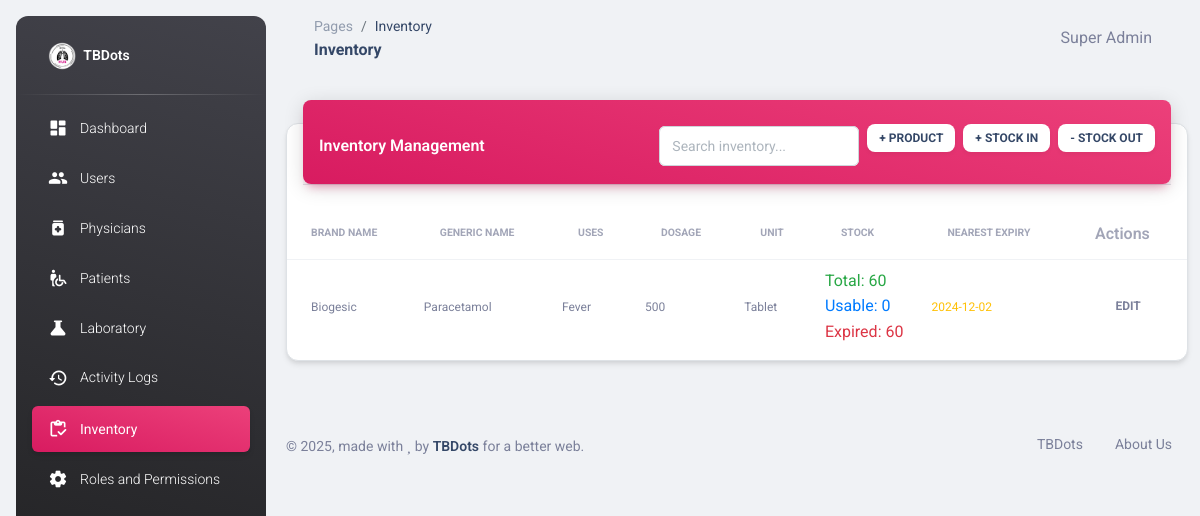
Page /inventory.php (signed in) on the committed database.
### tables this page shows
CREATE TABLE IF NOT EXISTS `products` (
  `id` int NOT NULL AUTO_INCREMENT,
  `brand_name` varchar(255) NOT NULL,
  `generic_name` varchar(255) NOT NULL,
  `uses` text,
  `dosage` varchar(255) DEFAULT NULL,
  `unit_of_measure` varchar(50) NOT NULL,
  `created_at` timestamp NULL DEFAULT CURRENT_TIMESTAMP,
  PRIMARY KEY (`id`)
);

### inventory.php (the view, shortened to what this page needs)
<?php
require_once "connection/db.php";
include_once('head.php');
$sql = "SELECT p.*,
        COALESCE(SUM(i.quantity), 0) as total_stock,
        MIN(i.expiration_date) as nearest_expiry,
        GROUP_CONCAT(
            CONCAT(i.batch_number, ':', i.quantity, ':', i.expiration_date)
            ORDER BY i.expiration_date ASC
            SEPARATOR '|'
        ) as batch_details
        FROM products p
        LEFT JOIN inventory i ON p.id = i.product_id
        GROUP BY p.id";
$products = $conn->query($sql);
?>
<body class="g-sidenav-show bg-gray-200">
    <?php include_once('sidebar.php'); ?>
    <main class="main-content position-relative max-height-vh-100 h-100 border-radius-lg">
        <?php include_once('navbar.php'); ?>
        <div class="container-fluid py-4">
            <div class="row">
                <div class="col-12">
                    <div class="card my-4">
                        <div class="card-header p-0 position-relative mt-n4 mx-3 z-index-2">
                            <div class="bg-gradient-primary shadow-primary border-radius-lg pt-4 pb-3">
                                <div class="d-flex justify-content-between align-items-center px-3">
                                    <h6 class="text-white text-capitalize mb-0">Inventory Management</h6>
                                    <div class="d-flex align-items-center gap-2">
                                        <div class="input-group input-group-outline bg-white rounded">
                                            <input type="text" id="searchInventory" class="form-control" placeholder="Search inventory...">
                                        </div>
                                        <button type="button" class="btn bg-white btn-sm" data-bs-toggle="modal" data-bs-target="#addProductModal">
                                            + Product
                                        </button>
                                        <button type="button" class="btn bg-white btn-sm" data-bs-toggle="modal" data-bs-target="#addInventoryModal">
                                            + Stock In
                                        </button>
                                        <button type="button" class="btn bg-white btn-sm" data-bs-toggle="modal" data-bs-target="#inventoryOutModal">
                                            - Stock Out
                                        </button>
                                    </div>
                                </div>
                            </div>
                        </div>
                        <div class="card-body px-0 pb-2">
                            <div class="table-responsive p-0">
                                <table class="table align-items-center mb-0" id="inventoryTable">
                                    <thead>
                                        <tr>
                                            <th class="text-uppercase text-secondary text-xxs font-weight-bolder opacity-7">Brand Name</th>
                                            <th class="text-uppercase text-secondary text-xxs font-weight-bolder opacity-7">Generic Name</th>
                                            <th class="text-uppercase text-secondary text-xxs font-weight-bolder opacity-7">Uses</th>
                                            <th class="text-uppercase text-secondary text-xxs font-weight-bolder opacity-7">Dosage</th>
                                            <th class="text-uppercase text-secondary text-xxs font-weight-bolder opacity-7">Unit</th>
                                            <th class="text-uppercase text-secondary text-xxs font-weight-bolder opacity-7">Stock</th>
                                            <th class="text-uppercase text-secondary text-xxs font-weight-bolder opacity-7">Nearest Expiry</th>
                                            <th class="text-secondary opacity-7">Actions</th>
                                        </tr>
                                    </thead>
                                    <tbody>
                                        <?php while($row = $products->fetch_assoc()): ?>
                                            <?php
                                            $usable_stock = 0;
                                            $expired_stock = 0;
                                            if ($row['batch_details']) {
                                                $batches = explode('|', $row['batch_details']);
                                                foreach ($batches as $batch) {
                                                    list($batchNumber, $quantity, $expiryDate) = explode(':', $batch);
                                                    if (strtotime($expiryDate) > time()) {
                                                        $usable_stock += $quantity;
                                                    } else {
                                                        $expired_stock += $quantity;
                                                    }
                                                }
                                            }
                                            ?>
                                            <tr onclick="showProductDetails(<?php echo htmlspecialchars(json_encode($row)); ?>)" style="cursor: pointer;">
                                                <td class="ps-4"><span class="text-secondary text-xs"><?php echo htmlspecialchars($row['brand_name']); ?></span></td>
                                                <td><span class="text-secondary text-xs"><?php echo htmlspecialchars($row['generic_name']); ?></span></td>
                                                <td><span class="text-secondary text-xs"><?php echo htmlspecialchars($row['uses']); ?></span></td>
                                                <td><span class="text-secondary text-xs"><?php echo htmlspecialchars($row['dosage']); ?></span></td>
                                                <td><span class="text-secondary text-xs"><?php echo htmlspecialchars($row['unit_of_measure']); ?></span></td>
                                                <td>
                                                    <div class="stock-info">
                                                        <span class="total-stock">Total: <?php echo $row['total_stock']; ?></span><br>
                                                        <span class="usable-stock">Usable: <?php echo $usable_stock; ?></span><br>
                                                        <span class="expired-stock">Expired: <?php echo $expired_stock; ?></span>
                                                    </div>
                                                </td>
                                                <td>
                                                    <span class="text-xs <?php echo ($row['nearest_expiry'] && strtotime($row['nearest_expiry']) < strtotime('+30 days')) ? 'expiry-warning' : ''; ?>">
                                                        <?php echo $row['nearest_expiry'] ? date('Y-m-d', strtotime($row['nearest_expiry'])) : 'N/A'; ?>
                                                    </span>
                                                </td>
                                                <td class="align-middle">
                                                    <button onclick='editProduct(<?php echo json_encode($row); ?>)' class="btn btn-link text-secondary mb-0">
                                                        <i class="fa fa-edit text-xs"></i> Edit
                                                    </button>
                                                </td>
                                            </tr>
                                        <?php endwhile; ?>
                                    </tbody>
                                </table>
                            </div>
                        </div>
                    </div>
                </div>
            </div>
        </div>
        <?php include_once('footer.php'); ?>
    </main>
</body>
</html>

### inventory.php (style rules this page uses)
.expiry-warning { color: #ffc107; }
.form-control { border: 1px solid #ced4da !important; background-color: #fff !important; padding: 0.375rem 0.75rem !important; }
.card { margin-bottom: 1.5rem; border: 1px solid #dee2e6; }
.card-header { background-color: #f8f9fa; padding: 0.75rem 1.25rem; border-bottom: 1px solid #dee2e6; }
.card-body { padding: 1.25rem; }
.btn.btn-sm { padding: 8px 12px !important; font-size: 12px !important; line-height: 1 !important; white-space: nowrap !important; min-width: fit-content !important; }
.btn.bg-white { color: #344767 !important; border: none !important; box-shadow: 0 2px 4px rgba(0,0,0,0.05) !important; }
.input-group-outline { min-width: 200px; max-width: 300px; flex: 1; }
.total-stock { color: #28a745; }
.usable-stock { color: #007bff; }
.expired-stock { color: #dc3545; }

### rows in the picture
products: brand_name "Biogesic", generic_name "Paracetamol", uses "Fever", dosage "500", unit_of_measure "Tablet", total_stock "60", usable_stock "0", expired_stock "60", nearest_expiry "2024-12-02"

### other values in the picture
str_replace('_', ' ', str_replace('.php', '', $page_name)) "Inventory"
$_SESSION['fullname'] "Super Admin"
